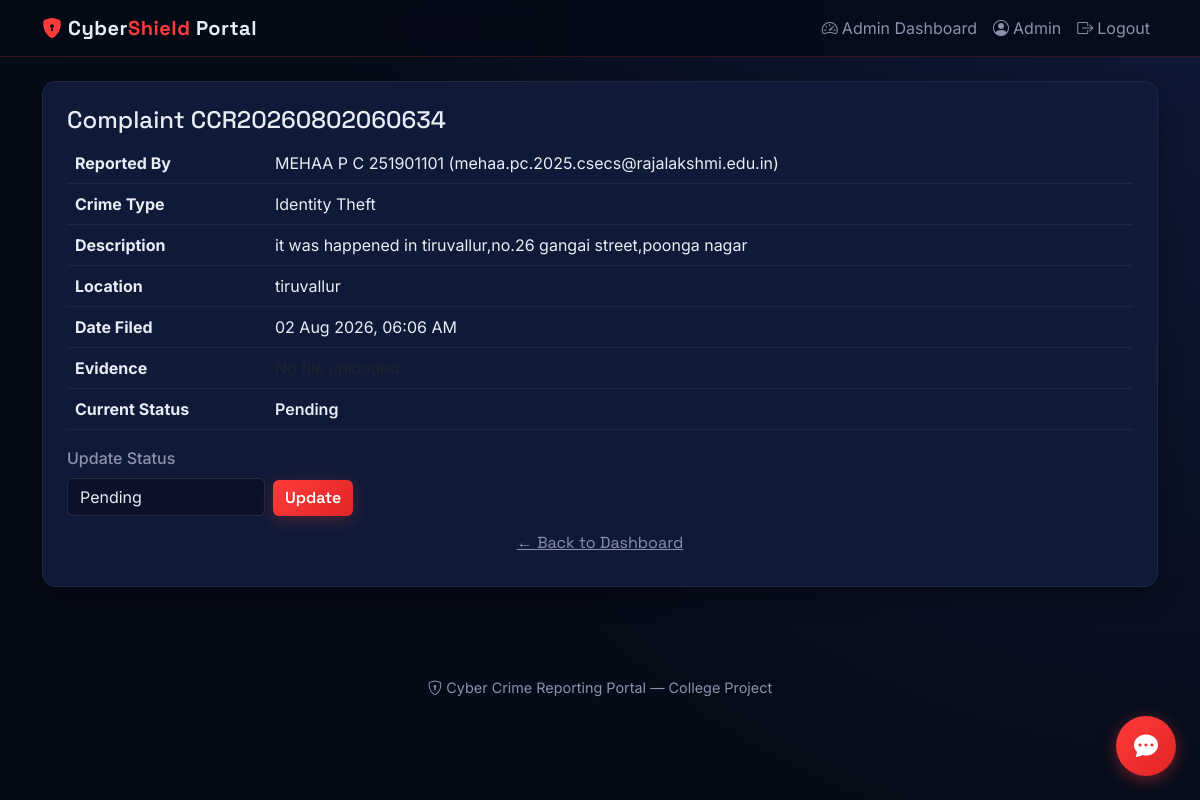
The app's page /admin/report/1 (signed in) with its own data.
### app.py (models this page shows, shortened)
class User(UserMixin, db.Model):
    id = db.Column(db.Integer, primary_key=True)
    name = db.Column(db.String(100), nullable=False)
    email = db.Column(db.String(120), unique=True, nullable=False)
    password_hash = db.Column(db.String(200), nullable=False)
    role = db.Column(db.String(20), default='citizen')
    reports = db.relationship('Report', backref='reporter', lazy=True)

class Report(db.Model):
    id = db.Column(db.Integer, primary_key=True)
    complaint_no = db.Column(db.String(20), unique=True, nullable=False)
    user_id = db.Column(db.Integer, db.ForeignKey('user.id'), nullable=False)
    crime_type = db.Column(db.String(100), nullable=False)
    description = db.Column(db.Text, nullable=False)
    location = db.Column(db.String(200), nullable=False)
    evidence_file = db.Column(db.String(300))
    status = db.Column(db.String(30), default='Pending')
    date_filed = db.Column(db.DateTime, default=datetime.utcnow)

### app.py (the view)
@app.route('/admin/report/<int:report_id>', methods=['GET', 'POST'])
@login_required
@admin_required
def admin_report_detail(report_id):
    report = Report.query.get_or_404(report_id)
    form = StatusForm(status=report.status)
    if form.validate_on_submit():
        report.status = form.status.data
        db.session.commit()
        flash('Status updated.', 'success')
        return redirect(url_for('admin_dashboard'))
    return render_template('admin_report_detail.html', report=report, form=form)

### app.py
class StatusForm(FlaskForm):
    status = SelectField('Update Status', choices=[(s, s) for s in STATUS_LIST],
                          validators=[DataRequired()])
    submit = SubmitField('Update')

### app.py (called while the page is built)
@login_manager.user_loader
def load_user(user_id):
    return User.query.get(int(user_id))

def admin_required(func):
    from functools import wraps
    @wraps(func)
    def wrapper(*args, **kwargs):
        if not current_user.is_authenticated or current_user.role != 'admin':
            abort(403)
        return func(*args, **kwargs)
    return wrapper

### templates/admin_report_detail.html (shortened to what this page needs)
{% extends "base.html" %}
{% block content %}
<div class="card p-4">
    <h4>Complaint {{ report.complaint_no }}</h4>
    <table class="table">
        <tr><th style="width:200px;">Reported By</th><td>{{ report.reporter.name }} ({{ report.reporter.email }})</td></tr>
        <tr><th>Crime Type</th><td>{{ report.crime_type }}</td></tr>
        <tr><th>Description</th><td>{{ report.description }}</td></tr>
        <tr><th>Location</th><td>{{ report.location }}</td></tr>
        <tr><th>Date Filed</th><td>{{ report.date_filed.strftime('%d %b %Y, %I:%M %p') }}</td></tr>
        <tr>
            <th>Evidence</th>
            <td>
                {% if report.evidence_file %}
                    <a href="{{ url_for('static', filename='uploads/' + report.evidence_file) }}" target="_blank">View File</a>
                {% else %}
                    <span class="text-muted">No file uploaded</span>
                {% endif %}
            </td>
        </tr>
        <tr><th>Current Status</th><td class="status-{{ report.status.replace(' ', '-') }}">{{ report.status }}</td></tr>
    </table>
    <form method="POST" class="row g-2 align-items-end">
        <div class="col-auto">
            {{ form.status.label(class="form-label") }}
            {{ form.status(class="form-select") }}
        </div>
        <div class="col-auto">
            {{ form.submit(class="btn btn-primary") }}
        </div>
    </form>
    <a href="{{ url_for('admin_dashboard') }}" class="btn btn-link mt-2">&larr; Back to Dashboard</a>
</div>
{% endblock %}

### templates/base.html (shortened to what this page needs)
<!DOCTYPE html>
<html lang="en">
<head>
    <link href="https://cdn.jsdelivr.net/npm/bootstrap@5.3.2/dist/css/bootstrap.min.css" rel="stylesheet">
    <link rel="stylesheet" href="https://cdn.jsdelivr.net/npm/bootstrap-icons@1.11.3/font/bootstrap-icons.css">
</head>
<body>
<nav class="navbar navbar-expand-lg">
    <div class="container">
        <a class="navbar-brand" href="{{ url_for('home') }}"><i class="bi bi-shield-lock-fill" style="color:#ff3b3b;"></i> Cyber<span>Shield</span> Portal</a>
        <div class="collapse navbar-collapse" id="navMenu">
            <ul class="navbar-nav ms-auto align-items-lg-center">
                {% if current_user.is_authenticated %}
                    {% if current_user.role == 'admin' %}
                        <li class="nav-item"><a class="nav-link" href="{{ url_for('admin_dashboard') }}"><i class="bi bi-speedometer2 me-1"></i>Admin Dashboard</a></li>
                    {% else %}
                        <li class="nav-item"><a class="nav-link" href="{{ url_for('report_crime') }}"><i class="bi bi-file-earmark-plus me-1"></i>File a Report</a></li>
                        <li class="nav-item"><a class="nav-link" href="{{ url_for('my_reports') }}"><i class="bi bi-clipboard-data me-1"></i>My Reports</a></li>
                    {% endif %}
                    <li class="nav-item"><span class="nav-link text-light"><i class="bi bi-person-circle me-1"></i>{{ current_user.name }}</span></li>
                    <li class="nav-item"><a class="nav-link" href="{{ url_for('logout') }}"><i class="bi bi-box-arrow-right me-1"></i>Logout</a></li>
                {% else %}
                    <li class="nav-item"><a class="nav-link" href="{{ url_for('login') }}">Login</a></li>
                    <li class="nav-item"><a class="btn btn-primary btn-sm ms-lg-2" href="{{ url_for('register') }}">Register</a></li>
                {% endif %}
            </ul>
        </div>
    </div>
</nav>
<div class="container mt-4">
    {% block content %}{% endblock %}
</div>
<footer>
    <p><i class="bi bi-shield-lock"></i> Cyber Crime Reporting Portal &mdash; College Project</p>
</footer>
<button id="chatToggle" style="position:fixed;bottom:24px;right:24px;width:60px;height:60px;border-radius:50%;background:linear-gradient(135deg,#ff3b3b,#e02424);border:none;box-shadow:0 4px 16px rgba(255,59,59,0.4);z-index:1000;color:white;font-size:1.5rem;">
    <i class="bi bi-chat-dots-fill"></i>
</button>
</body>
</html>

### templates/base.html (style rules this page uses)
:root { --navy-900: #060b18; --navy-800: #0a1128; --navy-700: #0f1a38; --navy-600: #16234a; --red-500: #ff3b3b; --red-600: #e02424; --text-light: #e8ecf5; --text-muted: #8a93ab; }
* { box-sizing: border-box; }
body { background: radial-gradient(circle at top right, var(--navy-700), var(--navy-900) 60%); color: var(--text-light); font-family: 'Inter', sans-serif; min-height: 100vh; }
h1, h2, h3, h4, h5, .navbar-brand, .btn { font-family: 'Space Grotesk', sans-serif; }
.navbar { background: rgba(6, 11, 24, 0.85) !important; backdrop-filter: blur(10px); border-bottom: 1px solid rgba(255, 59, 59, 0.2); }
.navbar-brand { font-weight: 700; letter-spacing: 0.5px; color: var(--text-light) !important; }
.navbar-brand span { color: var(--red-500); }
.nav-link { color: var(--text-muted) !important; transition: color 0.2s; }
.card { background: var(--navy-700); border: 1px solid rgba(255, 255, 255, 0.06); border-radius: 14px; color: var(--text-light); box-shadow: 0 8px 24px rgba(0, 0, 0, 0.35); }
.btn-primary { background: linear-gradient(135deg, var(--red-500), var(--red-600)); border: none; font-weight: 600; box-shadow: 0 4px 16px rgba(255, 59, 59, 0.25); }
.btn-link { color: var(--text-muted); }
.form-control, .form-select { background: var(--navy-800); border: 1px solid rgba(255,255,255,0.1); color: var(--text-light); }
.form-label { color: var(--text-muted); font-weight: 500; }
.table { color: var(--text-light); }
.table > :not(caption) > * > * { background: var(--navy-700); color: var(--text-light); border-color: rgba(255,255,255,0.06); }
.status-Pending { color: #ffc857; font-weight: 600; }
footer { padding: 30px 0; text-align: center; color: var(--text-muted); margin-top: 60px; font-size: 0.9rem; }

### records on screen
User: name "Admin"
Report: complaint_no "CCR20260802060634", crime_type "Identity Theft", description "it was happened in tiruvallur,no.26 gangai street,poonga nagar", location "tiruvallur", date_filed "02 Aug 2026, 06:06 AM", status "Pending"
User: reporter.name "MEHAA P C 251901101", reporter.email "mehaa.pc.2025.csecs@rajalakshmi.edu.in"
